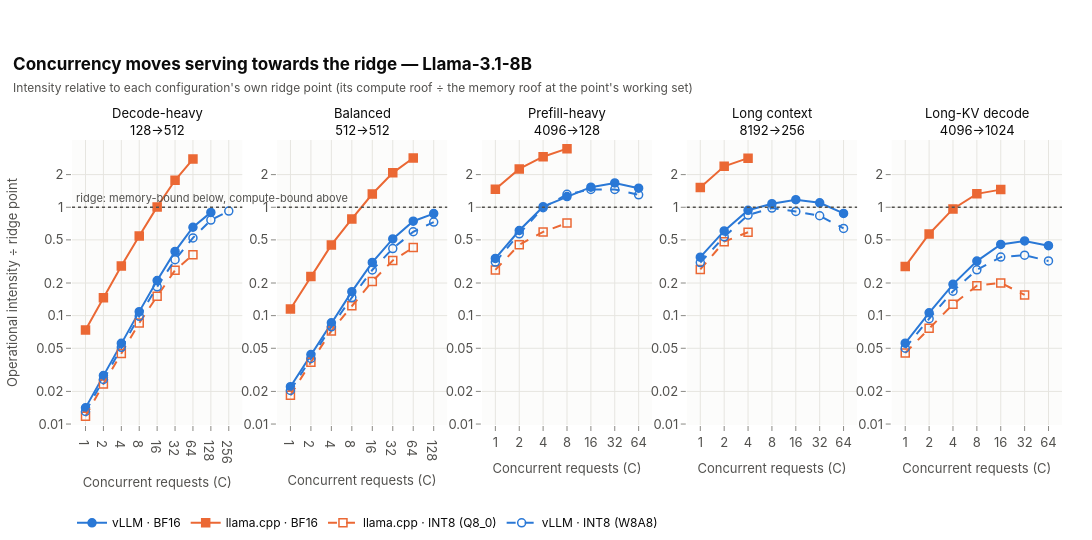

Source (notebook cell):
### Markdown cell above
**Interpretation.** At fixed concurrency, *where the context comes from* decides the placement. A long prompt is
processed as one prefill — a large GEMM over thousands of tokens — so prefill-heavy and long-context shapes start far
to the right (tens of operations per byte at C = 1) and vLLM reaches the ridge with a handful of requests. A
long context that is *decoded over* (4096→1024) is the opposite case: each output token re-reads its whole KV cache,
the intensity grows more slowly with C than in the short-context shapes, and vLLM BF16 never crosses the ridge in
this shape. Caveat: 4096→1024 is still mostly prefill by operations (column 'prefill share of ops' above), so its
measured placement mixes a long prefill with long-KV decode (section 7 gives the numbers). Between the backends the vertical gap is the story: it is small for single-request decode, already
large for single long prompts, and it opens with concurrency, because llama.cpp's paths flatten while vLLM's keep rising
towards a higher roof (AMX).

## 5. How concurrency moves the points across the ridge

### Code cell
fig = plots.concurrency_lines(pts, plots.Panel("ridge_ratio", "Operational intensity ÷ ridge point", "×", log_y=True,
                                               error=None, share_y=True, fmt=".2f",
                                               reference=(1, "ridge: memory-bound below, compute-bound above")),
                              title=f"Concurrency moves serving towards the ridge — {registry.model_label(MODEL)}",
                              subtitle="Intensity relative to each configuration's own ridge point (its compute roof ÷ the "
                                       "memory roof at the point's working set)")
fig.show()
export_figure(fig, "ridge_ratio_vs_concurrency", source=NOTEBOOK,
              caption="Operational intensity divided by each configuration's ridge point vs concurrency (8B); above 1 = compute-bound side.")
kv = pts[(pts["workload"] == "kvdecode") & (pts["backend"] == "vllm")]
kvlast = kv.loc[kv.groupby("configuration_id")["concurrency"].idxmax()].set_index("configuration_id")
late = pts[(pts["backend"] == "vllm") & pts["workload"].isin(["longctx", "kvdecode"]) & (pts["concurrency"] >= 16)]
share = late.pivot_table(index=["configuration_id", "workload"], columns="concurrency", values="bw_utilization")
show("vLLM share of the memory roof from C = 16 to the highest C, long-context shapes: " + "; ".join(
    f"{registry.configuration_label(c)} {registry.workload_label(w, short=True)} "
    f"{pct(r.dropna().iloc[0], signed=False)} → {pct(r.dropna().iloc[-1], signed=False)}" for (c, w), r in share.iterrows()) + ".")
move = []
for (cid, wl), g in pts[(pts["backend"] == "vllm") & pts["workload"].isin(["longctx", "kvdecode"])].groupby(["configuration_id", "workload"]):
    g = g.sort_values("concurrency").set_index("concurrency")
    for c0 in (1, 16):
        move.append({"configuration": registry.configuration_label(cid), "workload": registry.workload_label(wl, short=True),
                     "from C": c0, "to C": g.index[-1], "traffic from": g.loc[c0, "mem_total_gbs_mean"],
                     "traffic to": g["mem_total_gbs_mean"].iloc[-1], "roof from": g.loc[c0, "memory_roof_gbs"],
                     "roof to": g["memory_roof_gbs"].iloc[-1], "share from": g.loc[c0, "bw_utilization"],
                     "share to": g["bw_utilization"].iloc[-1]})
move = pd.DataFrame(move)
display(table(move.rename(columns={"traffic from": "measured GB/s, from", "traffic to": "measured GB/s, to",
                                   "roof from": "memory roof GB/s, from", "roof to": "memory roof GB/s, to",
                                   "share from": "share of roof, from", "share to": "share of roof, to"}),
              {"measured GB/s, from": "{:.0f}", "measured GB/s, to": "{:.0f}", "memory roof GB/s, from": "{:.0f}",
               "memory roof GB/s, to": "{:.0f}", "share of roof, from": "{:.0%}", "share of roof, to": "{:.0%}"},
              caption="vLLM long-context shapes: measured traffic, the memory roof at the point's working set, and their ratio"))
m16 = move[move["from C"] == 16]
falls = move["traffic to"] < move["traffic from"]
show(f"Measured traffic falls on {int(falls.sum())} of {len(move)} of these paths (from C = 1 and from C = 16 to the highest C). "
     f"From C = 16 the share of the memory roof rises on {int((m16['share to'] > m16['share from']).sum())} of {len(m16)} paths, "
     f"while the roof at the growing working set drops from {rng(m16['roof from'])} to {rng(m16['roof to'])} GB/s: "
     "the share rises because the roof falls faster than the traffic, not because more bytes move.")
mix = roofline.phase_mix(pts)
show("Caveat for 4096→1024: prefill carries " + rng(mix["prefill_op_share"], lambda v: pct(v, 0, False)) + " of its modelled operations; "
     "at the highest C vLLM processes " + "; ".join(f"{registry.configuration_label(c)} {num(mix.loc[c, 'tokens_per_step_at_c_max'])} tokens "
                                                    f"per step (C = {mix.loc[c, 'c_max']})" for c in mix.index if c.startswith("vllm")) + ".")
show("Long-KV decode at the highest C: " + "; ".join(
    f"{registry.configuration_label(c)} C = {kvlast.loc[c, 'concurrency']}: working set "
    f"{num(kvlast.loc[c, 'working_set_gib_model'])} GiB, memory roof {num(kvlast.loc[c, 'memory_roof_gbs'])} GB/s, "
    f"intensity ÷ ridge {kvlast.loc[c, 'ridge_ratio']:.2f}, share of memory roof "
    f"{pct(kvlast.loc[c, 'bw_utilization'], signed=False)}" for c in kvlast.index) + ".")

### Figure 1 — Plotly figure (JSON) as saved in the notebook; plotly's stock layout.template omitted (floating-point values rounded to 4 significant figures)
{"data": [{"customdata": [[null, 3.0], [null, 3.0], [null, 3.0], [null, 3.0], [null, 3.0], [null, 3.0], [null, 3.0], [null, 3.0]], "hovertemplate": "<b>vLLM · BF16</b><br>C = %{x}<br>Operational intensity ÷ ridge point: %{y:.2f} ×<br>repetitions: %{customdata[1]}<extra></extra>", "legendgroup": "vllm_bf16", "line": {"color": "#2a78d6", "dash": "solid", "width": 2.0}, "marker": {"color": "#2a78d6", "line": {"color": "#2a78d6", "width": 1.5}, "size": 8, "symbol": "circle"}, "mode": "lines+markers", "name": "vLLM · BF16", "showlegend": true, "type": "scatter", "x": [1, 2, 4, 8, 16, 32, 64, 128], "xaxis": "x", "y": [0.0141, 0.02799, 0.05549, 0.1089, 0.2107, 0.3912, 0.6538, 0.8965], "yaxis": "y"}, {"customdata": [[null, 3.0], [null, 3.0], [null, 3.0], [null, 3.0], [null, 3.0], [null, 3.0], [null, 3.0]], "hovertemplate": "<b>llama.cpp · BF16</b><br>C = %{x}<br>Operational intensity ÷ ridge point: %{y:.2f} ×<br>repetitions: %{customdata[1]}<extra></extra>", "legendgroup": "llama_cpp_bf16", "line": {"color": "#eb6834", "dash": "solid", "width": 2.0}, "marker": {"color": "#eb6834", "line": {"color": "#eb6834", "width": 1.5}, "size": 8, "symbol": "square"}, "mode": "lines+markers", "name": "llama.cpp · BF16", "showlegend": true, "type": "scatter", "x": [1, 2, 4, 8, 16, 32, 64], "xaxis": "x", "y": [0.07375, 0.1463, 0.2866, 0.5432, 1.008, 1.773, 2.786], "yaxis": "y"}, {"customdata": [[null, 3.0], [null, 3.0], [null, 3.0], [null, 3.0], [null, 3.0], [null, 3.0], [null, 3.0]], "hovertemplate": "<b>llama.cpp · INT8 (Q8_0)</b><br>C = %{x}<br>Operational intensity ÷ ridge point: %{y:.2f} ×<br>repetitions: %{customdata[1]}<extra></extra>", "legendgroup": "llama_cpp_int8", "line": {"color": "#eb6834", "dash": "dash", "width": 2.0}, "marker": {"color": "#eb6834", "line": {"color": "#eb6834", "width": 1.5}, "size": 8, "symbol": "square-open"}, "mode": "lines+markers", "name": "llama.cpp · INT8 (Q8_0)", "showlegend": true, "type": "scatter", "x": [1, 2, 4, 8, 16, 32, 64], "xaxis": "x", "y": [0.01178, 0.02338, 0.04486, 0.08534, 0.1509, 0.2625, 0.3644], "yaxis": "y"}, {"customdata": [[null, 3.0], [null, 3.0], [null, 3.0], [null, 3.0], [null, 3.0], [null, 3.0], [null, 3.0], [null, 3.0], [null, 3.0]], "hovertemplate": "<b>vLLM · INT8 (W8A8)</b><br>C = %{x}<br>Operational intensity ÷ ridge point: %{y:.2f} ×<br>repetitions: %{customdata[1]}<extra></extra>", "legendgroup": "vllm_int8", "line": {"color": "#2a78d6", "dash": "dash", "width": 2.0}, "marker": {"color": "#2a78d6", "line": {"color": "#2a78d6", "width": 1.5}, "size": 8, "symbol": "circle-open"}, "mode": "lines+markers", "name": "vLLM · INT8 (W8A8)", "showlegend": true, "type": "scatter", "x": [1, 2, 4, 8, 16, 32, 64, 128, 256], "xaxis": "x", "y": [0.01305, 0.02581, 0.05102, 0.09861, 0.1846, 0.3283, 0.5213, 0.7607, 0.923], "yaxis": "y"}, {"customdata": [[null, 3.0], [null, 3.0], [null, 3.0], [null, 3.0], [null, 3.0], [null, 3.0], [null, 3.0], [null, 3.0]], "hovertemplate": "<b>vLLM · BF16</b><br>C = %{x}<br>Operational intensity ÷ ridge point: %{y:.2f} ×<br>repetitions: %{customdata[1]}<extra></extra>", "legendgroup": "vllm_bf16", "line": {"color": "#2a78d6", "dash": "solid", "width": 2.0}, "marker": {"color": "#2a78d6", "line": {"color": "#2a78d6", "width": 1.5}, "size": 8, "symbol": "circle"}, "mode": "lines+markers", "name": "vLLM · BF16", "showlegend": false, "type": "scatter", "x": [1, 2, 4, 8, 16, 32, 64, 128], "xaxis": "x2", "y": [0.02212, 0.04374, 0.08592, 0.1664, 0.3097, 0.5102, 0.7436, 0.874], "yaxis": "y2"}, {"customdata": [[null, 3.0], [null, 3.0], [null, 3.0], [null, 3.0], [null, 3.0], [null, 3.0], [null, 3.0]], "hovertemplate": "<b>llama.cpp · BF16</b><br>C = %{x}<br>Operational intensity ÷ ridge point: %{y:.2f} ×<br>repetitions: %{customdata[1]}<extra></extra>", "legendgroup": "llama_cpp_bf16", "line": {"color": "#eb6834", "dash": "solid", "width": 2.0}, "marker": {"color": "#eb6834", "line": {"color": "#eb6834", "width": 1.5}, "size": 8, "symbol": "square"}, "mode": "lines+markers", "name": "llama.cpp · BF16", "showlegend": false, "type": "scatter", "x": [1, 2, 4, 8, 16, 32, 64], "xaxis": "x2", "y": [0.1153, 0.2291, 0.4491, 0.7799, 1.324, 2.077, 2.846], "yaxis": "y2"}, {"customdata": [[null, 3.0], [null, 3.0], [null, 3.0], [null, 3.0], [null, 3.0], [null, 3.0], [null, 3.0]], "hovertemplate": "<b>llama.cpp · INT8 (Q8_0)</b><br>C = %{x}<br>Operational intensity ÷ ridge point: %{y:.2f} ×<br>repetitions: %{customdata[1]}<extra></extra>", "legendgroup": "llama_cpp_int8", "line": {"color": "#eb6834", "dash": "dash", "width": 2.0}, "marker": {"color": "#eb6834", "line": {"color": "#eb6834", "width": 1.5}, "size": 8, "symbol": "square-open"}, "mode": "lines+markers", "name": "llama.cpp · INT8 (Q8_0)", "showlegend": false, "type": "scatter", "x": [1, 2, 4, 8, 16, 32, 64], "xaxis": "x2", "y": [0.01839, 0.03711, 0.07232, 0.1231, 0.207, 0.3225, 0.425], "yaxis": "y2"}, {"customdata": [[null, 3.0], [null, 3.0], [null, 3.0], [null, 3.0], [null, 3.0], [null, 3.0], [null, 3.0], [null, 3.0]], "hovertemplate": "<b>vLLM · INT8 (W8A8)</b><br>C = %{x}<br>Operational intensity ÷ ridge point: %{y:.2f} ×<br>repetitions: %{customdata[1]}<extra></extra>", "legendgroup": "vllm_int8", "line": {"color": "#2a78d6", "dash": "dash", "width": 2.0}, "marker": {"color": "#2a78d6", "line": {"color": "#2a78d6", "width": 1.5}, "size": 8, "symbol": "circle-open"}, "mode": "lines+markers", "name": "vLLM · INT8 (W8A8)", "showlegend": false, "type": "scatter", "x": [1, 2, 4, 8, 16, 32, 64, 128], "xaxis": "x2", "y": [0.02044, 0.04024, 0.07891, 0.1469, 0.2639, 0.416, 0.5942, 0.7302], "yaxis": "y2"}, {"customdata": [[null, 3.0], [null, 3.0], [null, 3.0], [null, 3.0], [null, 3.0], [null, 3.0], [null, 3.0]], "hovertemplate": "<b>vLLM · BF16</b><br>C = %{x}<br>Operational intensity ÷ ridge point: %{y:.2f} ×<br>repetitions: %{customdata[1]}<extra></extra>", "legendgroup": "vllm_bf16", "line": {"color": "#2a78d6", "dash": "solid", "width": 2.0}, "marker": {"color": "#2a78d6", "line": {"color": "#2a78d6", "width": 1.5}, "size": 8, "symbol": "circle"}, "mode": "lines+markers", "name": "vLLM · BF16", "showlegend": false, "type": "scatter", "x": [1, 2, 4, 8, 16, 32, 64], "xaxis": "x3", "y": [0.3373, 0.6101, 1.012, 1.256, 1.532, 1.676, 1.498], "yaxis": "y3"}, {"customdata": [[null, 3.0], [null, 3.0], [null, 3.0], [null, 3.0]], "hovertemplate": "<b>llama.cpp · BF16</b><br>C = %{x}<br>Operational intensity ÷ ridge point: %{y:.2f} ×<br>repetitions: %{customdata[1]}<extra></extra>", "legendgroup": "llama_cpp_bf16", "line": {"color": "#eb6834", "dash": "solid", "width": 2.0}, "marker": {"color": "#eb6834", "line": {"color": "#eb6834", "width": 1.5}, "size": 8, "symbol": "square"}, "mode": "lines+markers", "name": "llama.cpp · BF16", "showlegend": false, "type": "scatter", "x": [1, 2, 4, 8], "xaxis": "x3", "y": [1.466, 2.257, 2.926, 3.471], "yaxis": "y3"}, {"customdata": [[null, 3.0], [null, 3.0], [null, 3.0], [null, 3.0]], "hovertemplate": "<b>llama.cpp · INT8 (Q8_0)</b><br>C = %{x}<br>Operational intensity ÷ ridge point: %{y:.2f} ×<br>repetitions: %{customdata[1]}<extra></extra>", "legendgroup": "llama_cpp_int8", "line": {"color": "#eb6834", "dash": "dash", "width": 2.0}, "marker": {"color": "#eb6834", "line": {"color": "#eb6834", "width": 1.5}, "size": 8, "symbol": "square-open"}, "mode": "lines+markers", "name": "llama.cpp · INT8 (Q8_0)", "showlegend": false, "type": "scatter", "x": [1, 2, 4, 8], "xaxis": "x3", "y": [0.2642, 0.4516, 0.592, 0.7148], "yaxis": "y3"}, {"customdata": [[null, 3.0], [null, 3.0], [null, 3.0], [null, 3.0], [null, 3.0], [null, 3.0], [null, 3.0]], "hovertemplate": "<b>vLLM · INT8 (W8A8)</b><br>C = %{x}<br>Operational intensity ÷ ridge point: %{y:.2f} ×<br>repetitions: %{customdata[1]}<extra></extra>", "legendgroup": "vllm_int8", "line": {"color": "#2a78d6", "dash": "dash", "width": 2.0}, "marker": {"color": "#2a78d6", "line": {"color": "#2a78d6", "width": 1.5}, "size": 8, "symbol": "circle-open"}, "mode": "lines+markers", "name": "vLLM · INT8 (W8A8)", "showlegend": false, "type": "scatter", "x": [1, 2, 4, 8, 16, 32, 64], "xaxis": "x3", "y": [0.3121, 0.5682, 0.9895, 1.316, 1.459, 1.46, 1.303], "yaxis": "y3"}, {"customdata": [[null, 3.0], [null, 3.0], [null, 3.0], [null, 3.0], [null, 3.0], [null, 3.0], [null, 3.0]], "hovertemplate": "<b>vLLM · BF16</b><br>C = %{x}<br>Operational intensity ÷ ridge point: %{y:.2f} ×<br>repetitions: %{customdata[1]}<extra></extra>", "legendgroup": "vllm_bf16", "line": {"color": "#2a78d6", "dash": "solid", "width": 2.0}, "marker": {"color": "#2a78d6", "line": {"color": "#2a78d6", "width": 1.5}, "size": 8, "symbol": "circle"}, "mode": "lines+markers", "name": "vLLM · BF16", "showlegend": false, "type": "scatter", "x": [1, 2, 4, 8, 16, 32, 64], "xaxis": "x4", "y": [0.3461, 0.6048, 0.9379, 1.079, 1.174, 1.099, 0.8766], "yaxis": "y4"}, {"customdata": [[null, 3.0], [null, 3.0], [null, 3.0]], "hovertemplate": "<b>llama.cpp · BF16</b><br>C = %{x}<br>Operational intensity ÷ ridge point: %{y:.2f} ×<br>repetitions: %{customdata[1]}<extra></extra>", "legendgroup": "llama_cpp_bf16", "line": {"color": "#eb6834", "dash": "solid", "width": 2.0}, "marker": {"color": "#eb6834", "line": {"color": "#eb6834", "width": 1.5}, "size": 8, "symbol": "square"}, "mode": "lines+markers", "name": "llama.cpp · BF16", "showlegend": false, "type": "scatter", "x": [1, 2, 4], "xaxis": "x4", "y": [1.52, 2.383, 2.837], "yaxis": "y4"}, {"customdata": [[null, 3.0], [null, 3.0], [null, 3.0]], "hovertemplate": "<b>llama.cpp · INT8 (Q8_0)</b><br>C = %{x}<br>Operational intensity ÷ ridge point: %{y:.2f} ×<br>repetitions: %{customdata[1]}<extra></extra>", "legendgroup": "llama_cpp_int8", "line": {"color": "#eb6834", "dash": "dash", "width": 2.0}, "marker": {"color": "#eb6834", "line": {"color": "#eb6834", "width": 1.5}, "size": 8, "symbol": "square-open"}, "mode": "lines+markers", "name": "llama.cpp · INT8 (Q8_0)", "showlegend": false, "type": "scatter", "x": [1, 2, 4], "xaxis": "x4", "y": [0.2667, 0.4813, 0.5881], "yaxis": "y4"}, {"customdata": [[null, 3.0], [null, 3.0], [null, 3.0], [null, 3.0], [null, 3.0], [null, 3.0], [null, 3.0]], "hovertemplate": "<b>vLLM · INT8 (W8A8)</b><br>C = %{x}<br>Operational intensity ÷ ridge point: %{y:.2f} ×<br>repetitions: %{customdata[1]}<extra></extra>", "legendgroup": "vllm_int8", "line": {"color": "#2a78d6", "dash": "dash", "width": 2.0}, "marker": {"color": "#2a78d6", "line": {"color": "#2a78d6", "width": 1.5}, "size": 8, "symbol": "circle-open"}, "mode": "lines+markers", "name": "vLLM · INT8 (W8A8)", "showlegend": false, "type": "scatter", "x": [1, 2, 4, 8, 16, 32, 64], "xaxis": "x4", "y": [0.3089, 0.5331, 0.8474, 0.9823, 0.9145, 0.835, 0.6381], "yaxis": "y4"}, {"customdata": [[null, 3.0], [null, 3.0], [null, 3.0], [null, 3.0], [null, 3.0], [null, 3.0], [null, 3.0]], "hovertemplate": "<b>vLLM · BF16</b><br>C = %{x}<br>Operational intensity ÷ ridge point: %{y:.2f} ×<br>repetitions: %{customdata[1]}<extra></extra>", "legendgroup": "vllm_bf16", "line": {"color": "#2a78d6", "dash": "solid", "width": 2.0}, "marker": {"color": "#2a78d6", "line": {"color": "#2a78d6", "width": 1.5}, "size": 8, "symbol": "circle"}, "mode": "lines+markers", "name": "vLLM · BF16", "showlegend": false, "type": "scatter", "x": [1, 2, 4, 8, 16, 32, 64], "xaxis": "x5", "y": [0.05568, 0.1061, 0.1945, 0.3185, 0.4536, 0.4887, 0.442], "yaxis": "y5"}, {"customdata": [[null, 3.0], [null, 3.0], [null, 3.0], [null, 3.0], [null, 3.0]], "hovertemplate": "<b>llama.cpp · BF16</b><br>C = %{x}<br>Operational intensity ÷ ridge point: %{y:.2f} ×<br>repetitions: %{customdata[1]}<extra></extra>", "legendgroup": "llama_cpp_bf16", "line": {"color": "#eb6834", "dash": "solid", "width": 2.0}, "marker": {"color": "#eb6834", "line": {"color": "#eb6834", "width": 1.5}, "size": 8, "symbol": "square"}, "mode": "lines+markers", "name": "llama.cpp · BF16", "showlegend": false, "type": "scatter", "x": [1, 2, 4, 8, 16], "xaxis": "x5", "y": [0.2845, 0.5665, 0.9651, 1.329, 1.455], "yaxis": "y5"}, {"customdata": [[null, 3.0], [null, 3.0], [null, 3.0], [null, 3.0], [null, 3.0], [null, 3.0]], "hovertemplate": "<b>llama.cpp · INT8 (Q8_0)</b><br>C = %{x}<br>Operational intensity ÷ ridge point: %{y:.2f} ×<br>repetitions: %{customdata[1]}<extra></extra>", "legendgroup": "llama_cpp_int8", "line": {"color": "#eb6834", "dash": "dash", "width": 2.0}, "marker": {"color": "#eb6834", "line": {"color": "#eb6834", "width": 1.5}, "size": 8, "symbol": "square-open"}, "mode": "lines+markers", "name": "llama.cpp · INT8 (Q8_0)", "showlegend": false, "type": "scatter", "x": [1, 2, 4, 8, 16, 32], "xaxis": "x5", "y": [0.04522, 0.07633, 0.1275, 0.1887, 0.2006, 0.1553], "yaxis": "y5"}, {"customdata": [[null, 3.0], [null, 3.0], [null, 3.0], [null, 3.0], [null, 3.0], [null, 3.0], [null, 3.0]], "hovertemplate": "<b>vLLM · INT8 (W8A8)</b><br>C = %{x}<br>Operational intensity ÷ ridge point: %{y:.2f} ×<br>repetitions: %{customdata[1]}<extra></extra>", "legendgroup": "vllm_int8", "line": {"color": "#2a78d6", "dash": "dash", "width": 2.0}, "marker": {"color": "#2a78d6", "line": {"color": "#2a78d6", "width": 1.5}, "size": 8, "symbol": "circle-open"}, "mode": "lines+markers", "name": "vLLM · INT8 (W8A8)", "showlegend": false, "type": "scatter", "x": [1, 2, 4, 8, 16, 32, 64], "xaxis": "x5", "y": [0.05005, 0.09365, 0.1682, 0.2649, 0.3467, 0.3609, 0.3197], "yaxis": "y5"}], "layout": {"annotations": [{"font": {"color": "#0b0b0b", "size": 13}, "showarrow": false, "text": "Decode-heavy<br>128→512", "x": 0.086, "xanchor": "center", "xref": "paper", "y": 1.0, "yanchor": "bottom", "yref": "paper"}, {"font": {"color": "#0b0b0b", "size": 13}, "showarrow": false, "text": "Balanced<br>512→512", "x": 0.293, "xanchor": "center", "xref": "paper", "y": 1.0, "yanchor": "bottom", "yref": "paper"}, {"font": {"color": "#0b0b0b", "size": 13}, "showarrow": false, "text": "Prefill-heavy<br>4096→128", "x": 0.5, "xanchor": "center", "xref": "paper", "y": 1.0, "yanchor": "bottom", "yref": "paper"}, {"font": {"color": "#0b0b0b", "size": 13}, "showarrow": false, "text": "Long context<br>8192→256", "x": 0.707, "xanchor": "center", "xref": "paper", "y": 1.0, "yanchor": "bottom", "yref": "paper"}, {"font": {"color": "#0b0b0b", "size": 13}, "showarrow": false, "text": "Long-KV decode<br>4096→1024", "x": 0.914, "xanchor": "center", "xref": "paper", "y": 1.0, "yanchor": "bottom", "yref": "paper"}, {"font": {"color": "#52514e", "size": 11}, "showarrow": false, "text": "ridge: memory-bound below, compute-bound above", "x": 0.01, "xanchor": "left", "xref": "x domain", "y": 0.0, "yanchor": "bottom", "yref": "y"}], "height": 540, "shapes": [{"line": {"color": "#52514e", "dash": "dot", "width": 1.3}, "type": "line", "x0": 0, "x1": 1, "xref": "x domain", "y0": 1, "y1": 1, "yref": "y"}, {"line": {"color": "#52514e", "dash": "dot", "width": 1.3}, "type": "line", "x0": 0, "x1": 1, "xref": "x2 domain", "y0": 1, "y1": 1, "yref": "y2"}, {"line": {"color": "#52514e", "dash": "dot", "width": 1.3}, "type": "line", "x0": 0, "x1": 1, "xref": "x3 domain", "y0": 1, "y1": 1, "yref": "y3"}, {"line": {"color": "#52514e", "dash": "dot", "width": 1.3}, "type": "line", "x0": 0, "x1": 1, "xref": "x4 domain", "y0": 1, "y1": 1, "yref": "y4"}, {"line": {"color": "#52514e", "dash": "dot", "width": 1.3}, "type": "line", "x0": 0, "x1": 1, "xref": "x5 domain", "y0": 1, "y1": 1, "yref": "y5"}], "title": {"text": "<b>Concurrency moves serving towards the ridge — Llama-3.1-8B</b><br><span style='font-size:12px;color:#52514e'>Intensity relative to each configuration's own ridge point (its compute roof ÷ the memory roof at the point's working set)</span>"}, "width": 1100, "xaxis": {"anchor": "y", "domain": [0.0, 0.172], "ticktext": ["1", "2", "4", "8", "16", "32", "64", "128", "256"], "tickvals": [1, 2, 4, 8, 16, 32, 64, 128, 256], "title": {"text": "Concurrent requests (C)"}, "type": "log"}, "xaxis2": {"anchor": "y2", "domain": [0.207, 0.379], "ticktext": ["1", "2", "4", "8", "16", "32", "64", "128", "256"], "tickvals": [1, 2, 4, 8, 16, 32, 64, 128, 256], "title": {"text": "Concurrent requests (C)"}, "type": "log"}, "xaxis3": {"anchor": "y3", "domain": [0.414, 0.586], "ticktext": ["1", "2", "4", "8", "16", "32", "64", "128", "256"], "tickvals": [1, 2, 4, 8, 16, 32, 64, 128, 256], "title": {"text": "Concurrent requests (C)"}, "type": "log"}, "xaxis4": {"anchor": "y4", "domain": [0.621, 0.793], "ticktext": ["1", "2", "4", "8", "16", "32", "64", "128", "256"], "tickvals": [1, 2, 4, 8, 16, 32, 64, 128, 256], "title": {"text": "Concurrent requests (C)"}, "type": "log"}, "xaxis5": {"anchor": "y5", "domain": [0.828, 1.0], "ticktext": ["1", "2", "4", "8", "16", "32", "64", "128", "256"], "tickvals": [1, 2, 4, 8, 16, 32, 64, 128, 256], "title": {"text": "Concurrent requests (C)"}, "type": "log"}, "yaxis": {"anchor": "x", "domain": [0.0, 1.0], "range": [-2.009, 0.6204], "ticktext": ["0.01", "0.02", "0.05", "0.1", "0.2", "0.5", "1", "2", "5"], "tickvals": [0.01, 0.02, 0.05, 0.1, 0.2, 0.5, 1, 2, 5], "title": {"text": "Operational intensity ÷ ridge point"}, "type": "log"}, "yaxis2": {"anchor": "x2", "domain": [0.0, 1.0], "range": [-2.009, 0.6204], "ticktext": ["0.01", "0.02", "0.05", "0.1", "0.2", "0.5", "1", "2", "5"], "tickvals": [0.01, 0.02, 0.05, 0.1, 0.2, 0.5, 1, 2, 5], "type": "log"}, "yaxis3": {"anchor": "x3", "domain": [0.0, 1.0], "range": [-2.009, 0.6204], "ticktext": ["0.01", "0.02", "0.05", "0.1", "0.2", "0.5", "1", "2", "5"], "tickvals": [0.01, 0.02, 0.05, 0.1, 0.2, 0.5, 1, 2, 5], "type": "log"}, "yaxis4": {"anchor": "x4", "domain": [0.0, 1.0], "range": [-2.009, 0.6204], "ticktext": ["0.01", "0.02", "0.05", "0.1", "0.2", "0.5", "1", "2", "5"], "tickvals": [0.01, 0.02, 0.05, 0.1, 0.2, 0.5, 1, 2, 5], "type": "log"}, "yaxis5": {"anchor": "x5", "domain": [0.0, 1.0], "range": [-2.009, 0.6204], "ticktext": ["0.01", "0.02", "0.05", "0.1", "0.2", "0.5", "1", "2", "5"], "tickvals": [0.01, 0.02, 0.05, 0.1, 0.2, 0.5, 1, 2, 5], "type": "log"}}}
